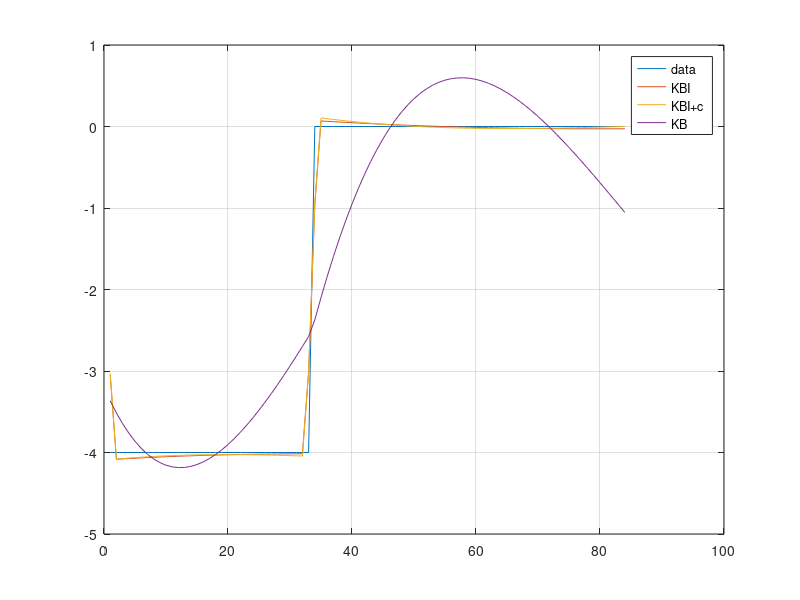

Recreate this plot in MATLAB.
clear all
close all
clc

%% Variables %%

imp_data = [];
imp_data_2 = [];
nb_iter = 5;   
    
% Initial conditions -----------------------------------------------------
Vb0 = 0;                        % Ball speed (m/s)
Zb0 = 0.55;                     % Ball height (m)
Hp = 0.55;                      % Target height (m)
alpha = 0.48;                   % Restitution coeff paddle/ball
g = 9.81;                       % Gravity acc (SI)
t_max = 10;                     % Trial duration (s)
t_s = 0.003;                    % Sampling time (s)
t_pert = 5.0;                   % time of a disturbance
pert_dur = 0.1;                 % duration of the disturbance (s)
tau_e_0 = -4;                   % force disturbance (N)

% Impedance of the arm ---------------------------------------------------
I = 0.113;                      % Inertia
B = 1.8;                        % Damping
K = 25;                         % Stiffness
h1 = 0.610;
arm_pos_0 = 0.0;                % Arm position along z axis
arm_speed_0 = 0.0;              % Arm speed along z axis
arm_acc_0 = 0.0;                % Arm acceleration along z axis

% Storing data variables -------------------------------------------------

n_step = uint32(t_max/t_s);
Za_d = zeros(n_step,1);                 % arm position along z
Za_dp = zeros(n_step,1);                % arm position along z with perturbation
Va_d = zeros(n_step,1);                 % arm speed along z
Tau_d = zeros(n_step,1);                % tau
Tau_e_d = zeros(n_step,1);              % tau induced by the disturbance

%% Initialization %%

% arm = ARM(K, B, I, arm_pos_0, arm_speed_0, arm_acc_0, t_s, 0);

s = tf('s');

H_arm = 1/(K + B*s + I*s^2);

%input signal
[Tau_d, t_exp] = gensig('square', 1, t_max, t_s); % 1sec period 
%system response to input signal
[Za_d, t_exp] = lsim(H_arm, Tau_d, t_exp);
[Va_d, t_exp] = lsim(s*H_arm, Tau_d, t_exp);
%generation of perturbation signal
for ii = 1:1:n_step+1
    if (t_exp(ii) >= t_pert) && (t_exp(ii) < t_pert + pert_dur)
        Tau_e_d(ii) = -4;
    else
        Tau_e_d(ii) = 0;
    end
end
%system response to input signal
[Za_dp, t_exp] = lsim(H_arm, Tau_d + Tau_e_d, t_exp);
[Va_dp, t_exp] = lsim(s*H_arm, Tau_d + Tau_e_d, t_exp);

%% IMPEDANCE COMPUTATION

Za_tild = Za_dp - Za_d;
Va_tild = Va_dp - Va_d;
Aa_d = zeros(length(Va_d) - 1, 1);
Aa_dp = zeros(length(Va_d) - 1, 1);
nb_fil = 1;         % nb of pts (bf&af) used to compute derivation
% acceleration computed using central difference to avoid phase shift
for ii=nb_fil+1:length(Va_d)-nb_fil
    Aa_d(ii) = (-sum(Va_d(ii-nb_fil:ii-1)) + sum(Va_d(ii+1:ii+nb_fil)))/(2*t_s);
    Aa_dp(ii) = (-sum(Va_dp(ii-nb_fil:ii-1)) + sum(Va_dp(ii+1:ii+nb_fil)))/(2*t_s);
end
Aa_tild = Aa_dp - Aa_d;
Va_tild = Va_tild(1:end-1);
Za_tild = Za_tild(1:end-1);
% impedance is computed using a window of 250ms
idx_1 = intersect(find(t_exp >= t_pert), find(t_exp < t_pert+t_s));
idx_2 = idx_1 + floor(0.25/t_s);
phi = [Za_tild(idx_1:idx_2), Va_tild(idx_1:idx_2), Aa_tild(idx_1:idx_2)];
phi1 = [Za_tild(idx_1:idx_2), Va_tild(idx_1:idx_2), Aa_tild(idx_1:idx_2), ones(length(Aa_tild(idx_1:idx_2)),1)];
phi2 = [Za_tild(idx_1:idx_2), Va_tild(idx_1:idx_2), ones(length(Aa_tild(idx_1:idx_2)),1)];
y = Tau_e_d(idx_1:idx_2);    
% least square algorithm
impedance = (phi'*phi)\phi'*y;
impedance1 = (phi1'*phi1)\phi1'*y;
impedance2 = (phi2'*phi2)\phi2'*y;

tau_e_res = phi*impedance;
tau_e_res1 = phi1*impedance1;
tau_e_res2 = phi2*impedance2;

figure
plot(y)
hold on, grid on 
plot(tau_e_res)
plot(tau_e_res1)
plot(tau_e_res2)
legend('data', 'KBI', 'KBI+c', 'KB')
